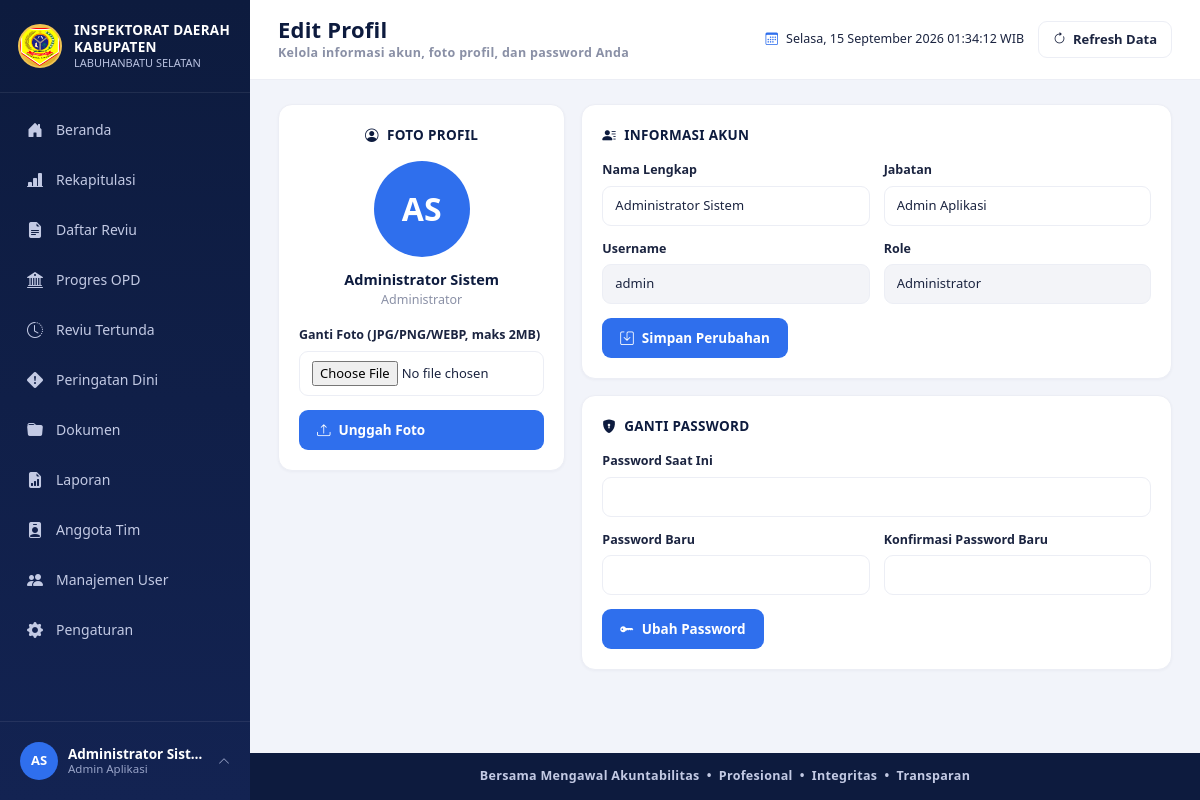
The app's page /profile.php (signed in) with its own data.
### tables this page shows
CREATE TABLE users (
  id INT AUTO_INCREMENT PRIMARY KEY,
  username VARCHAR(50) NOT NULL UNIQUE,
  password VARCHAR(255) NOT NULL,
  nama_lengkap VARCHAR(100) NOT NULL,
  jabatan VARCHAR(100) DEFAULT NULL,
  role_id INT NOT NULL,
  avatar VARCHAR(255) DEFAULT NULL,
  status ENUM('aktif','nonaktif') NOT NULL DEFAULT 'aktif',
  created_at TIMESTAMP DEFAULT CURRENT_TIMESTAMP,
  CONSTRAINT fk_users_role FOREIGN KEY (role_id) REFERENCES roles(id)
);

CREATE TABLE roles (
  id INT AUTO_INCREMENT PRIMARY KEY,
  nama_role VARCHAR(50) NOT NULL,
  slug VARCHAR(50) NOT NULL UNIQUE
);

### includes/auth.php (called while the page is built, shortened)
<?php
require_once __DIR__ . '/../config/database.php';
function is_logged_in()
{
    return isset($_SESSION['user_id']);
}
function base_url($path = '')
{
    return ROOT_URL . $path;
}
function current_user_data()
{
    global $pdo;
    static $cached = null;
    if ($cached !== null) {
        return $cached;
    }
    $stmt = $pdo->prepare("SELECT u.*, r.nama_role, r.slug AS role_slug
                            FROM users u JOIN roles r ON r.id = u.role_id
                            WHERE u.id = ? LIMIT 1");
    $stmt->execute([$_SESSION['user_id']]);
    $cached = $stmt->fetch();
    return $cached;
}

### includes/functions.php (called while the page is built, shortened)
<?php
function e($str)
{
    return htmlspecialchars((string) $str, ENT_QUOTES, 'UTF-8');
}
function role_label($slug)
{
    $map = [
        'administrator' => 'Administrator',
        'auditor'       => 'Auditor',
        'pimpinan'      => 'Pimpinan',
    ];
    return isset($map[$slug]) ? $map[$slug] : ucfirst($slug);
}
function avatar_url($avatar)
{
    return null;
}
function initials($name)
{
    $parts = preg_split('/\s+/', trim((string) $name));
    $initials = '';
    foreach (array_slice($parts, 0, 2) as $p) {
        if ($p !== '') {
            $initials .= strtoupper(substr($p, 0, 1));
        }
    }
    return $initials !== '' ? $initials : 'U';
}

### profile.php (the view, shortened to what this page needs)
<?php
require_once __DIR__ . '/includes/auth.php';
require_once __DIR__ . '/includes/functions.php';
$user = current_user_data();
$avatar_src = avatar_url($user['avatar']);
include __DIR__ . '/includes/header.php';
?>
<div class="row g-3">
  <div class="col-lg-4">
    <div class="card-x text-center">
      <div class="card-x-title" style="justify-content:center;"><i class="bi bi-person-circle"></i> FOTO PROFIL</div>
      <?php if ($avatar_src): ?>
        <img src="<?= e($avatar_src) ?>" class="avatar-lg mx-auto" style="display:block; margin:0 auto;">
      <?php else: ?>
        <div class="avatar-lg mx-auto" style="display:flex; margin:0 auto;"><?= e(initials($user['nama_lengkap'])) ?></div>
      <?php endif; ?>
      <div style="font-weight:800; margin-top:12px; color:var(--navy);"><?= e($user['nama_lengkap']) ?></div>
      <div class="small-muted"><?= e(role_label($user['role_slug'])) ?></div>
      <form method="POST" action="process/process_profile.php" enctype="multipart/form-data" class="mt-3 text-start">
        <div class="form-row-x">
          <label>Ganti Foto (JPG/PNG/WEBP, maks 2MB)</label>
          <input type="file" name="avatar" class="form-control-x" accept=".jpg,.jpeg,.png,.webp" required>
        </div>
        <button type="submit" class="btn-x btn-primary-x w-100"><i class="bi bi-upload"></i> Unggah Foto</button>
      </form>
    </div>
  </div>
  <div class="col-lg-8">
    <div class="card-x mb-3">
      <div class="card-x-title"><i class="bi bi-person-lines-fill"></i> INFORMASI AKUN</div>
      <form method="POST" action="process/process_profile.php">
        <div class="form-grid-2">
          <div class="form-row-x">
            <label>Nama Lengkap</label>
            <input type="text" name="nama_lengkap" class="form-control-x" value="<?= e($user['nama_lengkap']) ?>" required>
          </div>
          <div class="form-row-x">
            <label>Jabatan</label>
            <input type="text" name="jabatan" class="form-control-x" value="<?= e($user['jabatan']) ?>">
          </div>
        </div>
        <div class="form-grid-2">
          <div class="form-row-x">
            <label>Username</label>
            <input type="text" class="form-control-x" value="<?= e($user['username']) ?>" disabled style="background:#f3f4f8;">
          </div>
          <div class="form-row-x">
            <label>Role</label>
            <input type="text" class="form-control-x" value="<?= e(role_label($user['role_slug'])) ?>" disabled style="background:#f3f4f8;">
          </div>
        </div>
        <button type="submit" class="btn-x btn-primary-x"><i class="bi bi-save"></i> Simpan Perubahan</button>
      </form>
    </div>
    <div class="card-x">
      <div class="card-x-title"><i class="bi bi-shield-lock-fill"></i> GANTI PASSWORD</div>
      <form method="POST" action="process/process_profile.php">
        <div class="form-row-x">
          <label>Password Saat Ini</label>
          <input type="password" name="current_password" class="form-control-x" required>
        </div>
        <div class="form-grid-2">
          <div class="form-row-x">
            <label>Password Baru</label>
            <input type="password" name="new_password" class="form-control-x" minlength="6" required>
          </div>
          <div class="form-row-x">
            <label>Konfirmasi Password Baru</label>
            <input type="password" name="confirm_password" class="form-control-x" minlength="6" required>
          </div>
        </div>
        <button type="submit" class="btn-x btn-primary-x"><i class="bi bi-key-fill"></i> Ubah Password</button>
      </form>
    </div>
  </div>
</div>
<?php include __DIR__ . '/includes/footer.php'; ?>

### includes/sidebar.php (shortened to what this page needs)
<?php
$__user = current_user_data();
$__role = current_role();
$__current_page = basename($_SERVER['PHP_SELF']);
$menu_items = [
  ['label' => 'Beranda',         'icon' => 'bi-house-door-fill',            'link' => 'index.php',           'roles' => ['administrator', 'auditor', 'pimpinan']],
  ['label' => 'Rekapitulasi',    'icon' => 'bi-bar-chart-line-fill',        'link' => 'rekapitulasi.php',    'roles' => ['administrator', 'auditor', 'pimpinan']],
  ['label' => 'Daftar Reviu',    'icon' => 'bi-file-earmark-text-fill',     'link' => 'daftar_reviu.php',    'roles' => ['administrator', 'auditor']],
  ['label' => 'Progres OPD',     'icon' => 'bi-bank2',                      'link' => 'progres_opd.php',     'roles' => ['administrator', 'auditor']],
  ['label' => 'Reviu Tertunda',  'icon' => 'bi-clock-history',              'link' => 'reviu_tertunda.php',  'roles' => ['administrator', 'auditor']],
  ['label' => 'Peringatan Dini', 'icon' => 'bi-exclamation-diamond-fill',   'link' => 'peringatan_dini.php', 'roles' => ['administrator', 'auditor', 'pimpinan'], 'badge' => 'early_warning'],
  ['label' => 'Dokumen',         'icon' => 'bi-folder-fill',                'link' => 'dokumen.php',         'roles' => ['administrator', 'auditor']],
  ['label' => 'Laporan',         'icon' => 'bi-file-earmark-bar-graph-fill', 'link' => 'laporan.php',        'roles' => ['administrator', 'auditor']],
  ['label' => 'Anggota Tim',     'icon' => 'bi-person-badge-fill',          'link' => 'anggota_tim.php',     'roles' => ['administrator']],
  ['label' => 'Manajemen User',  'icon' => 'bi-people-fill',                'link' => 'user_management.php', 'roles' => ['administrator']],
  ['label' => 'Pengaturan',      'icon' => 'bi-gear-fill',                  'link' => 'pengaturan.php',      'roles' => ['administrator', 'auditor']],
];
$__avatar = avatar_url($__user['avatar']);
?>
<aside class="sidebar" id="appSidebar">
    <div class="sidebar-brand">
        <img src="<?= e(base_url('assets/images/logo-kabupaten.png')) ?>" alt="Logo Kabupaten Labuhanbatu Selatan"
            class="logo-emblem" onerror="this.style.display='none'">
        <div class="brand-text">
            <div class="t1">INSPEKTORAT DAERAH</div>
            <div class="t1">KABUPATEN</div>
            <div class="t2">LABUHANBATU SELATAN</div>
        </div>
    </div>
    <nav class="sidebar-menu">
        <?php foreach ($menu_items as $item):
      $is_active = $__current_page === $item['link'];
    ?>
        <a href="<?= e(base_url($item['link'])) ?>" class="menu-item <?= $is_active ? 'active' : '' ?>">
            <i class="bi <?= e($item['icon']) ?>"></i>
            <span><?= e($item['label']) ?></span>
        </a>
        <?php endforeach; ?>
    </nav>
    <div class="sidebar-user">
        <div class="user-row" id="userRowToggle">
            <?php if ($__avatar): ?>
            <img src="<?= e($__avatar) ?>" class="avatar-sm" alt="avatar">
            <?php else: ?>
            <div class="avatar-sm"><?= e(initials($__user['nama_lengkap'])) ?></div>
            <?php endif; ?>
            <div class="user-info">
                <div class="u-name"><?= e($__user['nama_lengkap']) ?></div>
                <div class="u-role"><?= e($__user['jabatan'] ? $__user['jabatan'] : role_label($__role)) ?></div>
            </div>
            <i class="bi bi-chevron-up caret"></i>
        </div>
    </div>
</aside>

### assets/css/style.css (style rules this page uses)
:root { --navy:#0d1b3e; --navy-2:#132352; --navy-3:#1b2f66; --blue:#2f6fed; --blue-light:#eaf1ff; --green:#16a34a; --green-light:#e7f7ed; --amber:#f59e0b; --amber-light:#fef3e0; --red:#ef4444; --red-light:#fdeaea; --purple:#8b5cf6; --purple-light:#f1eafe; --gray-bg:#f2f4fa; --text-main:#1b2440; --text-muted:#8a90a6; --border-color:#eceef5; --radius:14px; }
* { box-sizing:border-box; }
body { background:var(--gray-bg); color:var(--text-main); font-family:'Segoe UI', -apple-system, BlinkMacSystemFont, Roboto, Arial, sans-serif; font-size:14.5px; }
a { text-decoration:none; }
.small-muted { color:var(--text-muted); font-size:12.5px; }
.sidebar { width:250px; min-width:250px; background:linear-gradient(180deg,var(--navy) 0%,var(--navy-2) 100%); color:#fff; display:flex; flex-direction:column; position:fixed; top:0; left:0; bottom:0; z-index:1000; }
.sidebar-brand { display:flex; align-items:center; gap:12px; padding:22px 18px; border-bottom:1px solid rgba(255,255,255,.08); }
.sidebar-brand .logo-emblem { width:44px; height:44px; border-radius:50%; background:radial-gradient(circle at 30% 30%, #ffd76a, #d4a017); display:flex; align-items:center; justify-content:center; font-weight:700; color:#3a2c00; font-size:15px; border:2px solid #f0c352; flex-shrink:0; }
.sidebar-brand .brand-text { line-height:1.25; }
.sidebar-brand .brand-text .t1 { font-weight:800; font-size:13.5px; letter-spacing:.3px; }
.sidebar-brand .brand-text .t2 { font-size:11px; color:#b9c2e0; }
.sidebar-menu { padding:14px 12px; flex:1; overflow-y:auto; }
.sidebar-menu .menu-item { display:flex; align-items:center; gap:12px; padding:11px 14px; margin-bottom:4px; border-radius:10px; color:#c3cae4; font-size:14px; font-weight:500; transition:background .15s ease, color .15s ease; }
.sidebar-menu .menu-item i { font-size:16px; width:18px; text-align:center; }
.sidebar-user { border-top:1px solid rgba(255,255,255,.08); padding:14px 14px; position:relative; }
.sidebar-user .user-row { display:flex; align-items:center; gap:10px; cursor:pointer; padding:6px; border-radius:10px; }
.sidebar-user .avatar-sm { width:38px; height:38px; border-radius:50%; object-fit:cover; background:var(--blue); color:#fff; display:flex; align-items:center; justify-content:center; font-weight:700; font-size:13px; flex-shrink:0; }
.sidebar-user .user-info { line-height:1.2; flex:1; min-width:0; }
.sidebar-user .user-info .u-name { font-size:13.5px; font-weight:700; color:#fff; white-space:nowrap; overflow:hidden; text-overflow:ellipsis; }
.sidebar-user .user-info .u-role { font-size:11.5px; color:#98a3c7; }
.sidebar-user .caret { color:#98a3c7; font-size:12px; }
.card-x { background:#fff; border-radius:var(--radius); border:1px solid var(--border-color); padding:20px; box-shadow:0 1px 3px rgba(20,30,70,.04); }
.card-x .card-x-title { font-size:13.5px; font-weight:800; color:var(--navy); letter-spacing:.3px; margin-bottom:16px; display:flex; align-items:center; gap:8px; }
.form-select-x, .form-control-x { width:100%; padding:9px 12px; border:1px solid var(--border-color); border-radius:9px; font-size:13px; background:#fff; color:var(--text-main); }
.btn-x { border:none; border-radius:9px; padding:10px 18px; font-size:13.5px; font-weight:700; display:inline-flex; align-items:center; gap:8px; cursor:pointer; }
.btn-primary-x { background:var(--blue); color:#fff; }
.form-row-x { margin-bottom:14px; }
.form-row-x label { font-size:12.5px; font-weight:700; color:var(--text-main); margin-bottom:6px; display:block; }
.form-grid-2 { display:grid; grid-template-columns:1fr 1fr; gap:14px; }
.avatar-lg { width:96px; height:96px; border-radius:50%; object-fit:cover; background:var(--blue); color:#fff; display:flex; align-items:center; justify-content:center; font-size:32px; font-weight:800; }

### records on screen
users: nama_lengkap "AS", nama_lengkap "Administrator Sist…", jabatan "Admin Aplikasi", nama_lengkap "Administrator Sistem", role.slug "Administrator", username "admin"

### other values on screen
$item['label'] "Beranda"
$item['label'] "Rekapitulasi"
$item['label'] "Daftar Reviu"
$item['label'] "Progres OPD"
$item['label'] "Reviu Tertunda"
$item['label'] "Peringatan Dini"
$item['label'] "Dokumen"
$item['label'] "Laporan"
$item['label'] "Anggota Tim"
$item['label'] "Manajemen User"
$item['label'] "Pengaturan"
$page_title "Edit Profil"
$page_subtitle "Kelola informasi akun, foto profil, dan password Anda"
